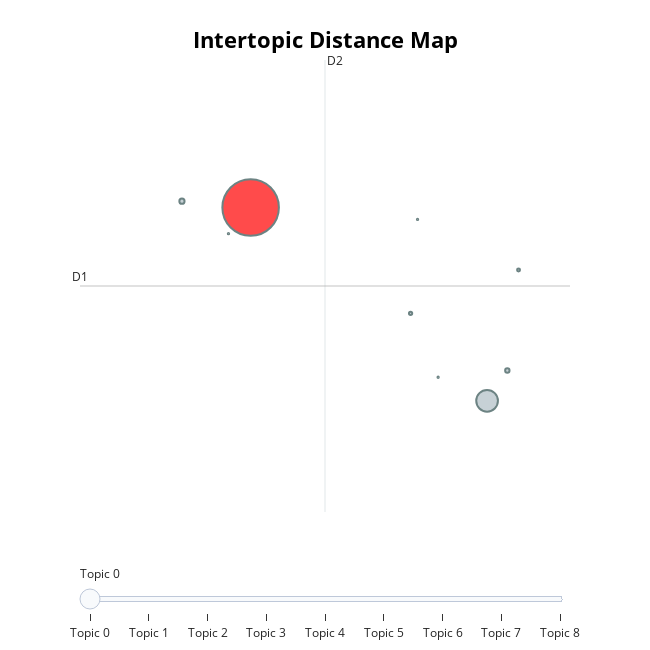

Here is the notebook cell this chart was saved with:
### Code cell
model2.visualize_topics()

### Figure 1 — Plotly figure (JSON) as saved in the notebook; plotly's stock layout.template omitted (floating-point values rounded to 4 significant figures)
{"data": [{"customdata": [[0, "food | good | service | restaurant | place", 21107], [1, "thank | dear | review | glad | experience", 3105], [2, "gluten | free | crepe | entre | nous", 179], [3, "copper | chimney | commit | hearten | gesture", 127], [4, "thank | kind | spare | write | see", 70], [5, "mark | hope | review | hit | leave", 57], [6, "driver | taxi | road | recommend | ask", 12], [7, "entire | mean | word | world | regard", 11], [8, "grazie | milledelicious | italian | milletruly | milleauthentic", 11]], "hovertemplate": "<b>Topic %{customdata[0]}</b><br>%{customdata[1]}<br>Size: %{customdata[2]}", "legendgroup": "", "marker": {"color": ["red", "#B0BEC5", "#B0BEC5", "#B0BEC5", "#B0BEC5", "#B0BEC5", "#B0BEC5", "#B0BEC5", "#B0BEC5"], "line": {"color": "DarkSlateGrey", "width": 2}, "size": [21107, 3105, 179, 127, 70, 57, 12, 11, 11], "sizemode": "area", "sizeref": 13.19, "symbol": "circle"}, "mode": "markers", "name": "", "orientation": "v", "showlegend": false, "type": "scatter", "x": [-5.993, -3.673, -6.666, -3.475, -4.424, -3.365, -6.21, -4.154, -4.356], "xaxis": "x", "y": [15.88, 12.6, 15.99, 13.11, 14.08, 14.82, 15.44, 13.0, 15.68], "yaxis": "y"}], "layout": {"annotations": [{"showarrow": false, "text": "D1", "x": -7.666, "y": 14.55, "yshift": 10}, {"showarrow": false, "text": "D2", "x": -5.263, "xshift": 10, "y": 18.39}], "height": 650, "hoverlabel": {"bgcolor": "white", "font": {"family": "Rockwell", "size": 16}}, "legend": {"itemsizing": "constant", "tracegroupgap": 0}, "margin": {"t": 60}, "shapes": [{"line": {"color": "#CFD8DC", "width": 2}, "type": "line", "x0": -5.263, "x1": -5.263, "y0": 10.71, "y1": 18.39}, {"line": {"color": "#9E9E9E", "width": 2}, "type": "line", "x0": -7.666, "x1": -2.86, "y0": 14.55, "y1": 14.55}], "sliders": [{"active": 0, "pad": {"t": 50}, "steps": [{"args": [{"marker.color": [["red", "#B0BEC5", "#B0BEC5", "#B0BEC5", "#B0BEC5", "#B0BEC5", "#B0BEC5", "#B0BEC5", "#B0BEC5"]]}], "label": "Topic 0", "method": "update"}, {"args": [{"marker.color": [["#B0BEC5", "red", "#B0BEC5", "#B0BEC5", "#B0BEC5", "#B0BEC5", "#B0BEC5", "#B0BEC5", "#B0BEC5"]]}], "label": "Topic 1", "method": "update"}, {"args": [{"marker.color": [["#B0BEC5", "#B0BEC5", "red", "#B0BEC5", "#B0BEC5", "#B0BEC5", "#B0BEC5", "#B0BEC5", "#B0BEC5"]]}], "label": "Topic 2", "method": "update"}, {"args": [{"marker.color": [["#B0BEC5", "#B0BEC5", "#B0BEC5", "red", "#B0BEC5", "#B0BEC5", "#B0BEC5", "#B0BEC5", "#B0BEC5"]]}], "label": "Topic 3", "method": "update"}, {"args": [{"marker.color": [["#B0BEC5", "#B0BEC5", "#B0BEC5", "#B0BEC5", "red", "#B0BEC5", "#B0BEC5", "#B0BEC5", "#B0BEC5"]]}], "label": "Topic 4", "method": "update"}, {"args": [{"marker.color": [["#B0BEC5", "#B0BEC5", "#B0BEC5", "#B0BEC5", "#B0BEC5", "red", "#B0BEC5", "#B0BEC5", "#B0BEC5"]]}], "label": "Topic 5", "method": "update"}, {"args": [{"marker.color": [["#B0BEC5", "#B0BEC5", "#B0BEC5", "#B0BEC5", "#B0BEC5", "#B0BEC5", "red", "#B0BEC5", "#B0BEC5"]]}], "label": "Topic 6", "method": "update"}, {"args": [{"marker.color": [["#B0BEC5", "#B0BEC5", "#B0BEC5", "#B0BEC5", "#B0BEC5", "#B0BEC5", "#B0BEC5", "red", "#B0BEC5"]]}], "label": "Topic 7", "method": "update"}, {"args": [{"marker.color": [["#B0BEC5", "#B0BEC5", "#B0BEC5", "#B0BEC5", "#B0BEC5", "#B0BEC5", "#B0BEC5", "#B0BEC5", "red"]]}], "label": "Topic 8", "method": "update"}]}], "title": {"font": {"color": "Black", "size": 22}, "text": "<b>Intertopic Distance Map</b>", "x": 0.5, "xanchor": "center", "y": 0.95, "yanchor": "top"}, "width": 650, "xaxis": {"anchor": "y", "domain": [0, 1], "range": [-7.666, -2.86], "title": {"text": ""}, "type": "linear", "visible": false}, "yaxis": {"anchor": "x", "domain": [0, 1], "range": [10.71, 18.39], "title": {"text": ""}, "type": "linear", "visible": false}}}
